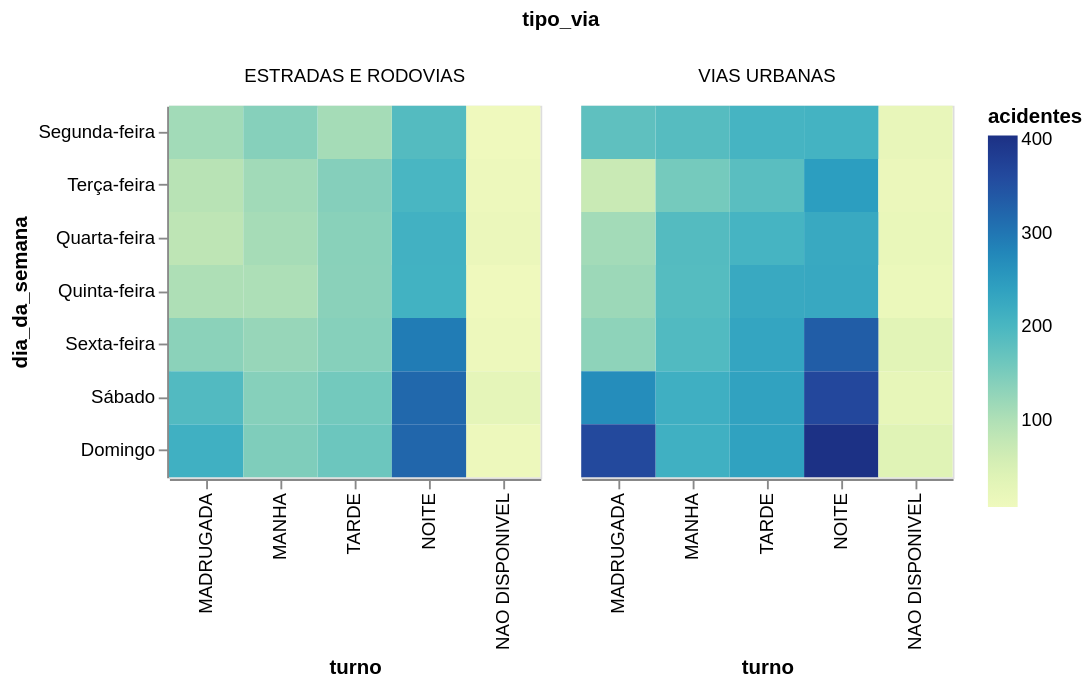

The cell this chart's notebook holds for it:
### Code cell
sinistros.filter(pl.col('tipo_via') != 'NAO DISPONIVEL') \
    .filter(pl.col('acidente_fatal') == 'SIM') \
    .group_by('dia_da_semana', 'tipo_via', 'turno').agg(pl.len().alias('acidentes')) \
    .plot.rect(x=alt.X(**get_col_order('turno')), color='acidentes', y=alt.Y(**get_col_order('dia_da_semana')), column='tipo_via').properties(height=200, width=200)

### Figure 1 — Vega-Lite specification as saved in the notebook (floating-point values rounded to 4 significant figures)
{"config": {"view": {"continuousWidth": 300, "continuousHeight": 300}}, "data": {"name": "data-ea98c1270197e3c9269e8179016dea20"}, "mark": {"type": "rect", "tooltip": true}, "encoding": {"color": {"field": "acidentes", "type": "quantitative"}, "column": {"field": "tipo_via", "type": "nominal"}, "x": {"field": "turno", "sort": ["MADRUGADA", "MANHA", "TARDE", "NOITE"]}, "y": {"field": "dia_da_semana", "sort": ["Segunda-feira", "Terça-feira", "Quarta-feira", "Quinta-feira", "Sexta-feira", "Sábado", "Domingo"]}}, "height": 200, "params": [{"name": "param_1e9efca18e7a2868", "select": {"type": "interval", "encodings": ["x", "y"]}, "bind": "scales"}], "width": 200, "$schema": "https://vega.github.io/schema/vega-lite/v6.4.1.json", "datasets": {"data-ea98c1270197e3c9269e8179016dea20": [{"dia_da_semana": "Quinta-feira", "tipo_via": "ESTRADAS E RODOVIAS", "turno": "MADRUGADA", "acidentes": 102}, {"dia_da_semana": "Sábado", "tipo_via": "VIAS URBANAS", "turno": "NAO DISPONIVEL", "acidentes": 24}, {"dia_da_semana": "Quarta-feira", "tipo_via": "VIAS URBANAS", "turno": "NAO DISPONIVEL", "acidentes": 20}, {"dia_da_semana": "Terça-feira", "tipo_via": "VIAS URBANAS", "turno": "NOITE", "acidentes": 245}, {"dia_da_semana": "Terça-feira", "tipo_via": "ESTRADAS E RODOVIAS", "turno": "MADRUGADA", "acidentes": 92}, {"dia_da_semana": "Sábado", "tipo_via": "ESTRADAS E RODOVIAS", "turno": "NOITE", "acidentes": 318}, {"dia_da_semana": "Terça-feira", "tipo_via": "ESTRADAS E RODOVIAS", "turno": "NOITE", "acidentes": 202}, {"dia_da_semana": "Sexta-feira", "tipo_via": "ESTRADAS E RODOVIAS", "turno": "NAO DISPONIVEL", "acidentes": 11}, {"dia_da_semana": "Segunda-feira", "tipo_via": "ESTRADAS E RODOVIAS", "turno": "NAO DISPONIVEL", "acidentes": 8}, {"dia_da_semana": "Domingo", "tipo_via": "ESTRADAS E RODOVIAS", "turno": "MADRUGADA", "acidentes": 214}, {"dia_da_semana": "Terça-feira", "tipo_via": "VIAS URBANAS", "turno": "MADRUGADA", "acidentes": 71}, {"dia_da_semana": "Segunda-feira", "tipo_via": "VIAS URBANAS", "turno": "MANHA", "acidentes": 187}, {"dia_da_semana": "Quarta-feira", "tipo_via": "VIAS URBANAS", "turno": "TARDE", "acidentes": 205}, {"dia_da_semana": "Sexta-feira", "tipo_via": "VIAS URBANAS", "turno": "MANHA", "acidentes": 193}, {"dia_da_semana": "Segunda-feira", "tipo_via": "ESTRADAS E RODOVIAS", "turno": "NOITE", "acidentes": 189}, {"dia_da_semana": "Sábado", "tipo_via": "ESTRADAS E RODOVIAS", "turno": "NAO DISPONIVEL", "acidentes": 27}, {"dia_da_semana": "Segunda-feira", "tipo_via": "VIAS URBANAS", "turno": "MADRUGADA", "acidentes": 177}, {"dia_da_semana": "Sábado", "tipo_via": "VIAS URBANAS", "turno": "MANHA", "acidentes": 215}, {"dia_da_semana": "Segunda-feira", "tipo_via": "VIAS URBANAS", "turno": "NAO DISPONIVEL", "acidentes": 21}, {"dia_da_semana": "Domingo", "tipo_via": "VIAS URBANAS", "turno": "NOITE", "acidentes": 404}, {"dia_da_semana": "Quinta-feira", "tipo_via": "ESTRADAS E RODOVIAS", "turno": "TARDE", "acidentes": 136}, {"dia_da_semana": "Sexta-feira", "tipo_via": "VIAS URBANAS", "turno": "NAO DISPONIVEL", "acidentes": 33}, {"dia_da_semana": "Sábado", "tipo_via": "VIAS URBANAS", "turno": "NOITE", "acidentes": 364}, {"dia_da_semana": "Sábado", "tipo_via": "ESTRADAS E RODOVIAS", "turno": "TARDE", "acidentes": 157}, {"dia_da_semana": "Sexta-feira", "tipo_via": "VIAS URBANAS", "turno": "MADRUGADA", "acidentes": 132}, {"dia_da_semana": "Segunda-feira", "tipo_via": "VIAS URBANAS", "turno": "TARDE", "acidentes": 205}, {"dia_da_semana": "Quinta-feira", "tipo_via": "ESTRADAS E RODOVIAS", "turno": "NAO DISPONIVEL", "acidentes": 8}, {"dia_da_semana": "Terça-feira", "tipo_via": "VIAS URBANAS", "turno": "NAO DISPONIVEL", "acidentes": 16}, {"dia_da_semana": "Quarta-feira", "tipo_via": "ESTRADAS E RODOVIAS", "turno": "NOITE", "acidentes": 211}, {"dia_da_semana": "Sexta-feira", "tipo_via": "VIAS URBANAS", "turno": "NOITE", "acidentes": 333}, {"dia_da_semana": "Quinta-feira", "tipo_via": "VIAS URBANAS", "turno": "NOITE", "acidentes": 227}, {"dia_da_semana": "Domingo", "tipo_via": "VIAS URBANAS", "turno": "TARDE", "acidentes": 239}, {"dia_da_semana": "Quarta-feira", "tipo_via": "VIAS URBANAS", "turno": "MANHA", "acidentes": 190}, {"dia_da_semana": "Quarta-feira", "tipo_via": "ESTRADAS E RODOVIAS", "turno": "NAO DISPONIVEL", "acidentes": 16}, {"dia_da_semana": "Quarta-feira", "tipo_via": "VIAS URBANAS", "turno": "MADRUGADA", "acidentes": 112}, {"dia_da_semana": "Sexta-feira", "tipo_via": "ESTRADAS E RODOVIAS", "turno": "MADRUGADA", "acidentes": 135}, {"dia_da_semana": "Domingo", "tipo_via": "ESTRADAS E RODOVIAS", "turno": "TARDE", "acidentes": 164}, {"dia_da_semana": "Quarta-feira", "tipo_via": "ESTRADAS E RODOVIAS", "turno": "MADRUGADA", "acidentes": 86}, {"dia_da_semana": "Sábado", "tipo_via": "ESTRADAS E RODOVIAS", "turno": "MADRUGADA", "acidentes": 192}, {"dia_da_semana": "Sábado", "tipo_via": "VIAS URBANAS", "turno": "MADRUGADA", "acidentes": 270}, {"dia_da_semana": "Quinta-feira", "tipo_via": "VIAS URBANAS", "turno": "MADRUGADA", "acidentes": 119}, {"dia_da_semana": "Quinta-feira", "tipo_via": "ESTRADAS E RODOVIAS", "turno": "MANHA", "acidentes": 103}, {"dia_da_semana": "Domingo", "tipo_via": "ESTRADAS E RODOVIAS", "turno": "MANHA", "acidentes": 146}, {"dia_da_semana": "Sábado", "tipo_via": "ESTRADAS E RODOVIAS", "turno": "MANHA", "acidentes": 140}, {"dia_da_semana": "Segunda-feira", "tipo_via": "VIAS URBANAS", "turno": "NOITE", "acidentes": 207}, {"dia_da_semana": "Quarta-feira", "tipo_via": "ESTRADAS E RODOVIAS", "turno": "MANHA", "acidentes": 109}, {"dia_da_semana": "Quinta-feira", "tipo_via": "ESTRADAS E RODOVIAS", "turno": "NOITE", "acidentes": 210}, {"dia_da_semana": "Terça-feira", "tipo_via": "ESTRADAS E RODOVIAS", "turno": "MANHA", "acidentes": 114}, {"dia_da_semana": "Terça-feira", "tipo_via": "VIAS URBANAS", "turno": "MANHA", "acidentes": 155}, {"dia_da_semana": "Sexta-feira", "tipo_via": "ESTRADAS E RODOVIAS", "turno": "NOITE", "acidentes": 293}, {"dia_da_semana": "Terça-feira", "tipo_via": "ESTRADAS E RODOVIAS", "turno": "NAO DISPONIVEL", "acidentes": 11}, {"dia_da_semana": "Segunda-feira", "tipo_via": "ESTRADAS E RODOVIAS", "turno": "MADRUGADA", "acidentes": 113}, {"dia_da_semana": "Domingo", "tipo_via": "ESTRADAS E RODOVIAS", "turno": "NAO DISPONIVEL", "acidentes": 12}, {"dia_da_semana": "Quinta-feira", "tipo_via": "VIAS URBANAS", "turno": "NAO DISPONIVEL", "acidentes": 15}, {"dia_da_semana": "Domingo", "tipo_via": "ESTRADAS E RODOVIAS", "turno": "NOITE", "acidentes": 321}, {"dia_da_semana": "Domingo", "tipo_via": "VIAS URBANAS", "turno": "NAO DISPONIVEL", "acidentes": 38}, {"dia_da_semana": "Segunda-feira", "tipo_via": "ESTRADAS E RODOVIAS", "turno": "TARDE", "acidentes": 110}, {"dia_da_semana": "Sexta-feira", "tipo_via": "ESTRADAS E RODOVIAS", "turno": "TARDE", "acidentes": 140}, {"dia_da_semana": "Domingo", "tipo_via": "VIAS URBANAS", "turno": "MANHA", "acidentes": 214}, {"dia_da_semana": "Sexta-feira", "tipo_via": "ESTRADAS E RODOVIAS", "turno": "MANHA", "acidentes": 124}, {"dia_da_semana": "Quinta-feira", "tipo_via": "VIAS URBANAS", "turno": "TARDE", "acidentes": 225}, {"dia_da_semana": "Domingo", "tipo_via": "VIAS URBANAS", "turno": "MADRUGADA", "acidentes": 362}, {"dia_da_semana": "Sexta-feira", "tipo_via": "VIAS URBANAS", "turno": "TARDE", "acidentes": 233}, {"dia_da_semana": "Quarta-feira", "tipo_via": "ESTRADAS E RODOVIAS", "turno": "TARDE", "acidentes": 137}, {"dia_da_semana": "Terça-feira", "tipo_via": "VIAS URBANAS", "turno": "TARDE", "acidentes": 183}, {"dia_da_semana": "Terça-feira", "tipo_via": "ESTRADAS E RODOVIAS", "turno": "TARDE", "acidentes": 141}, {"dia_da_semana": "Quarta-feira", "tipo_via": "VIAS URBANAS", "turno": "NOITE", "acidentes": 225}, {"dia_da_semana": "Segunda-feira", "tipo_via": "ESTRADAS E RODOVIAS", "turno": "MANHA", "acidentes": 140}, {"dia_da_semana": "Quinta-feira", "tipo_via": "VIAS URBANAS", "turno": "MANHA", "acidentes": 188}, {"dia_da_semana": "Sábado", "tipo_via": "VIAS URBANAS", "turno": "TARDE", "acidentes": 238}]}}
